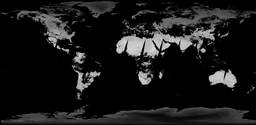
#> input picture EntireWorld_Temperature_Day_Grayscale.png, 256 x 125 px, shrunk from 4109 x 2003 before the run
$ python rgb.py
#> lines starting #> are read from the running program, lines starting #| are printed output that depends on the picture
#!/usr/bin/env python3
#Spencer Fronberg
#OpenSpace Project
import numpy as np
import matplotlib as mpl
import matplotlib.pyplot as plt
import matplotlib.image as mpimg
import timeit
#import PIL.Image
from PIL import Image
import cv2

def pil_test():
    cm_hot = mpl.cm.get_cmap('hot')
    cm_purples = mpl.cm.get_cmap('Purples')
    cm_cool = mpl.cm.get_cmap('cool')
    cm_spring = mpl.cm.get_cmap('spring')
    cm_summer = mpl.cm.get_cmap('summer')
    cm_autumn = mpl.cm.get_cmap('autumn')
    cm_winter = mpl.cm.get_cmap('winter')
    cm_grey = mpl.cm.get_cmap('gray')
    cm_hsv = mpl.cm.get_cmap('hsv')
    cm_jet = mpl.cm.get_cmap('jet')

    #img_src = Image.open('Jupiter_Globe.jpg').convert('L')

    """img_src = Image.open(image_name + ".png").convert('L')
    width, height = img_src.size
    img_src.thumbnail((width, height))
    im = np.array(img_src)
    print(im.shape)
    print(im)
    '''for i in im:
        for j in i:
            if int(j) != 0:
                print(j)'''
    im9 = cm_grey(im)
    save_Image(im9, image_name + "_grey.png")
    srcImg = cv2.imread(image_name + ".png")

    conImg = []
    for i in range(864):
        conImg.append([])
        for j in range(848):
            conImg[i].append(int(round(srcImg[i][j][0] * 0.21 + srcImg[i][j][1] * 0.72 + srcImg[i][j][2] * 0.07)))

    conImg = np.asarray(conImg)

    # plt.imshow(conImg, cmap='gray')
    # plt.savefig('convImg.png')

    cv2.imwrite(image_name + "_grey.png", conImg)"""

    image_name = "EntireWorld_Temperature_Day"

    #To change the original image to greyscale using matplotlib
    """img_src = Image.open(image_name + ".PNG").convert('L')
    width, height = img_src.size
    img_src.thumbnail((width, height))
    im = np.array(img_src)
    im9 = cm_grey(im)
    save_Image(im9, image_name + "_grey.png")
    #srcImg = cv2.imread(image_name + ".png")"""


    img_src = Image.open(image_name + "_Grayscale.png").convert('L')
#> img_src is the input picture: PIL image 256x125 L; min 0, max 227, mean 24.5
    width, height = img_src.size
#> width = 256; height = 125
    img_src.thumbnail((width, height))
    im = np.array(img_src)

    im2 = cm_purples(im)
    im3 = cm_cool(im)
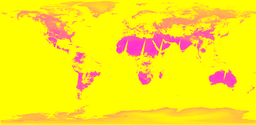
#> im3: shape (125, 256, 4) float64; mean of channels 0, 1, 2, 3 0.0959, 0.904, 1, 1; drawn as B, G, R
    im4 = cm_hot(im)
    im5 = cm_spring(im)
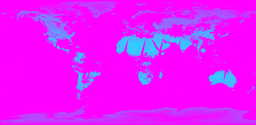
#> im5: shape (125, 256, 4) float64; mean of channels 0, 1, 2, 3 1, 0.0959, 0.904, 1; drawn as B, G, R
    im6 = cm_summer(im)
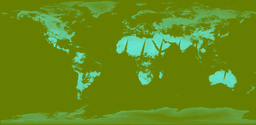
#> im6: shape (125, 256, 4) float64; mean of channels 0, 1, 2, 3 0.0959, 0.548, 0.4, 1; drawn as B, G, R
    im7 = cm_autumn(im)
    im8 = cm_winter(im)
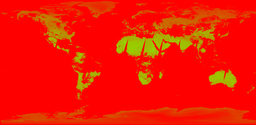
#> im8: shape (125, 256, 4) float64; mean of channels 0, 1, 2, 3 0, 0.0959, 0.952, 1; drawn as B, G, R
    im9 = cm_grey(im)
    im10 = cm_hsv(im)
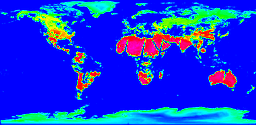
#> im10: shape (125, 256, 4) float64; mean of channels 0, 1, 2, 3 0.872, 0.225, 0.0798, 1; drawn as B, G, R
    im11 = cm_jet(im)
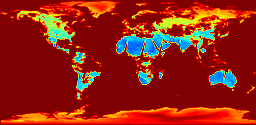
#> im11: shape (125, 256, 4) float64; mean of channels 0, 1, 2, 3 0.0658, 0.134, 0.584, 1; drawn as B, G, R

    #image_name = image_name + "//" + image_name
    save_Image(im4, image_name + "_hot.png")
    save_Image(im2, image_name + "_purple.png")
    save_Image(im3, image_name + "_cool.png")
    save_Image(im5, image_name + "_spring.png")
    save_Image(im6, image_name + "_summer.png")
    save_Image(im7, image_name + "_autumn.png")
    save_Image(im8, image_name + "_winter.png")
    save_Image(im9, image_name + "_grey.png")
    save_Image(im10, image_name + "_hsv.png")
    save_Image(im11, image_name + "_jet.png")


def save_Image(im, image_name):
#> called with image_name = 'EntireWorld_Temperature_Day_hot.png'
    im = np.uint8(im * 255)
    im = Image.fromarray(im)
    im.save(image_name)

def rgb2gray(rgb):
    return np.dot(rgb[:, :, :3], [0.299, 0.587, 0.114])

"""def plt_test():
    img_src = mpimg.imread('testimgGray.png')
    im = rgb2gray(img_src)
    f = plt.figure(figsize=(4, 4), dpi=128)
    plt.axis('off')
    plt.imshow(im, cmap='hot')
    plt.savefig('test2_hot.png', dpi=f.dpi)
    plt.close()"""

if __name__ == "__main__":
    t = timeit.timeit(pil_test, number=1)
#> in save_Image (call 10), `im = np.uint8(im * 255)`:
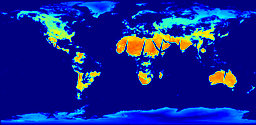
#> im: shape (125, 256, 4); mean R, G, B, A 16.7, 34.1, 148.6, 255
    print('PIL: %s' % t)
    #t = timeit.timeit(plt_test, number=30)
    #print('PLT: %s' % t)
    exit(0)
#> (the program exits here)

$ run again, with convImg - Copy.png copied over EntireWorld_Temperature_Day_Grayscale.png
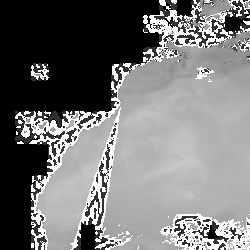
#> input picture convImg - Copy.png, 250 x 250 px
#> in pil_test, img_src is the input picture: PIL image 250x250 L; min 0, max 253, mean 118.5
#> in pil_test, `im11 = cm_jet(im)`:
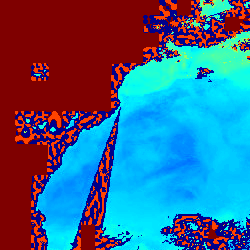
#> im11: shape (250, 250, 4) float64; mean of channels 0, 1, 2, 3 0.53, 0.403, 0.248, 1; drawn as B, G, R
#> in save_Image (call 10), `im = np.uint8(im * 255)`:
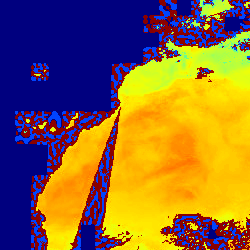
#> im: shape (250, 250, 4); mean R, G, B, A 135.1, 102.5, 63.1, 255
